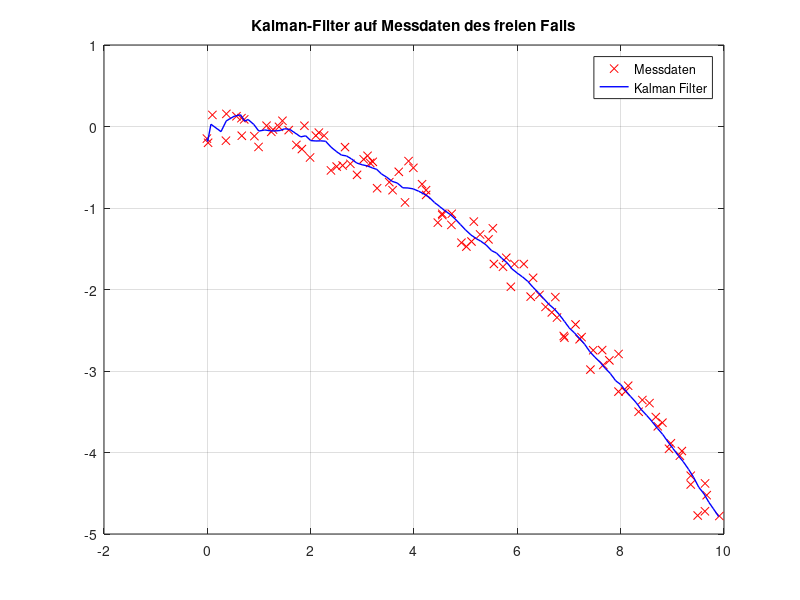

The MATLAB script that drew this image:
close;
clear;
clc;

data = importdata('horizontal_throw.txt');
t = data(:,1);
x_meas = data(:,2);
y_meas = data(:,3);

% Initialisierungen
dT = 1.0;

% Zustandsübergangsmatrix
A = [1, 0, dT, 0; 
     0, 1, 0, dT; 
     0, 0, 1, 0; 
     0, 0, 0, 1];

B = eye(4);

u = [1e-5; 1e-5; 0; dT*-9.81e-4];

% Zustand: [x; y; vx; vy]
x = [x_meas(1); y_meas(1); 0; 0];

% Beobachtungsmatrix (H)
H = [1 0 0 0;
     0 1 0 0];

% Systemrauschen (Q)
ax = 1e-5;
ay = 1e-5;
Q = [0.25*dT^2*ax,    0,         0.5*dT*ax,    0;
     0,               0.25*dT^2*ay, 0,        0.5*dT*ay;
     0.5*dT*ax,       0,         ax,           0;
     0,               0.5*dT*ay,     0,        ay];

% Messrauschen (R)
r = 1;
R = [r 0; 0 r];

% Anfangskovarianz
P = eye(4);

% Speicher für Ergebnisse
x_filtered = zeros(length(t), 4);
x_filtered(1, :) = x';

% Kalman-Filter-Schleife
for k = 2:length(t)
% Prediction
    x = A * x + B*u;
    P = A * P * A' + Q;
% Messung
    z = [x_meas(k); y_meas(k)];
% Kalman Gain
    K = P * H' / (H * P * H' + R);
% Update
    x = x + K * (z - H * x);
    P = (eye(4) - K * H) * P;
    x_filtered(k, :) = x';
end

% Plot
figure;
plot(x_meas, y_meas, 'rx', 'DisplayName', 'Messdaten');
hold on;
plot(x_filtered(:,1), x_filtered(:,2), 'b-', 'LineWidth', 1, 'DisplayName', 'Kalman Filter');
title('Kalman-Filter auf Messdaten des freien Falls');
legend show;
grid on;